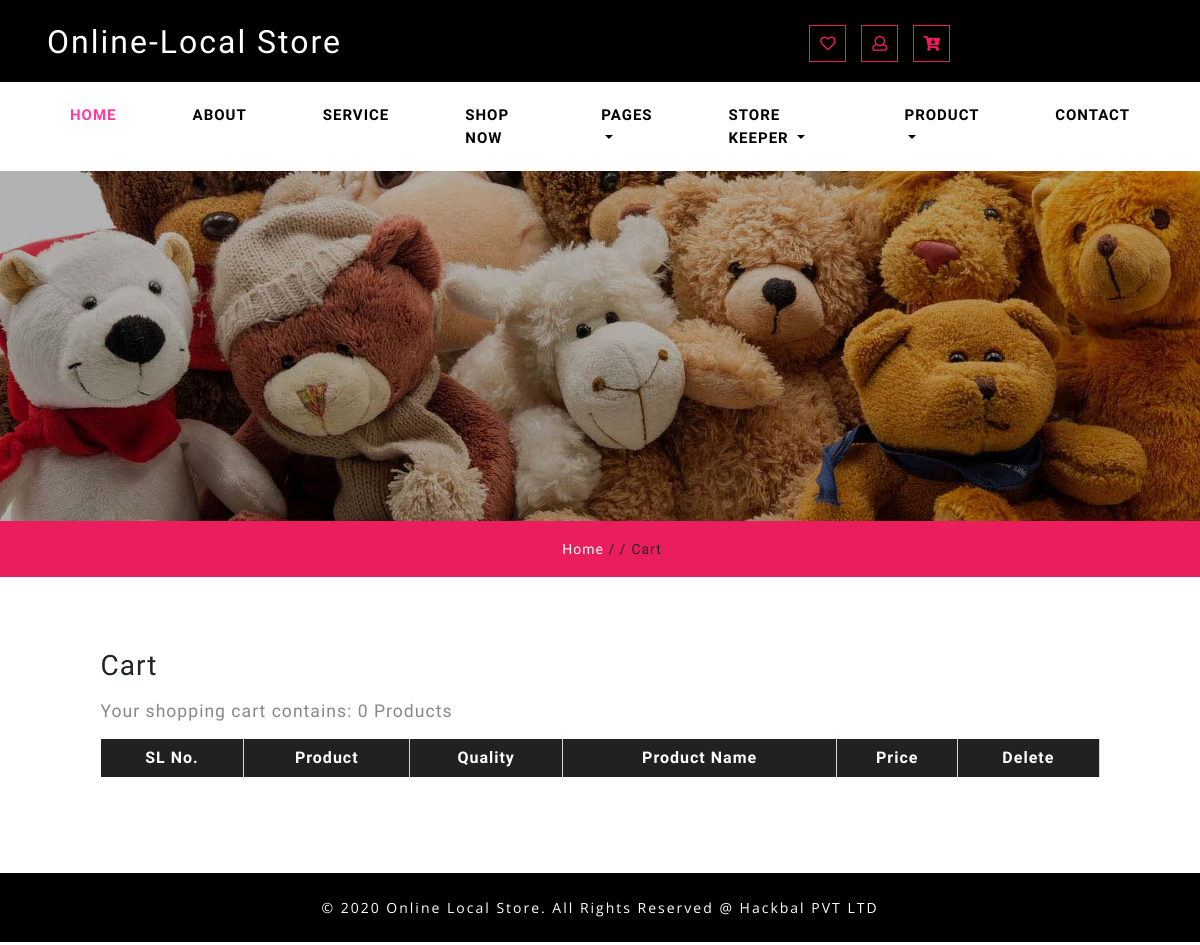
Before: /viewcart (signed in) with the older database file.
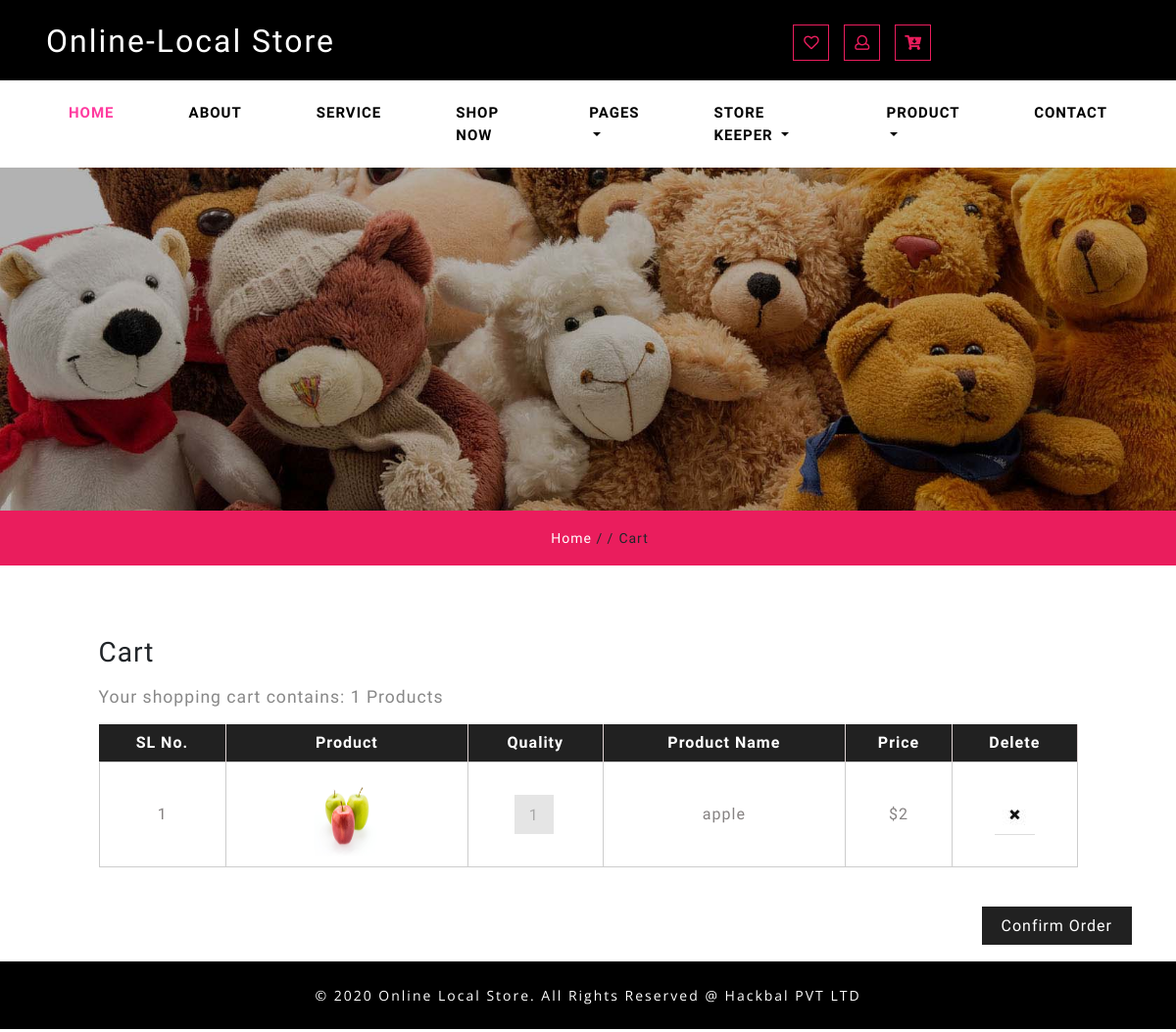
After: the same page with the newer database file.
### localShop/models.py (models this page shows)
class cart(models.Model):
	userid = models.ForeignKey(User,default=None,on_delete=models.CASCADE)
	productid = models.ForeignKey(products,default=None,on_delete=models.CASCADE)
	quantity = models.IntegerField(default=1)

### shop/models.py (models this page shows)
class products(models.Model):
	pname = models.CharField(max_length=100)
	ptype = models.CharField(max_length=10)
	description = models.TextField()
	stock = models.IntegerField()
	price  =models.IntegerField()
	img1 = models.ImageField(upload_to='localshop/pics')
	img2 = models.ImageField(upload_to='localshop/pics', default='default.jpg')
	img3 = models.ImageField(upload_to='localshop/pics', default='default.jpg')
	offer = models.BooleanField(default=False)
	isactive = models.BooleanField(default=True)
	offerprice = models.IntegerField(blank=True,null=True)
	created_at = models.DateField(auto_now_add=True)
	owner = models.ForeignKey(User,default=None,on_delete=models.CASCADE)

### localShop/views.py (the view)
# urls.py: path('viewcart', views.viewcart,name='cart_status'),
def viewcart(request):
	try:
		cartlist=cart.objects.filter(userid=request.user.id)
	except cart.DoesNotExist:
		cartlist = None
	total=0
	subtotal=[]
	if cartlist:
		for item in cartlist:
			if item.productid.offer:
				subtotal.append(item.productid.offerprice*item.quantity)
				total=total+item.productid.offerprice*item.quantity
			else:
				subtotal.append(item.productid.price*item.quantity)
				total=total+item.productid.price*item.quantity
	return render(request,"localshop/cart.html",{'cartlist':cartlist,'subtotal':subtotal,'total':total})

### template/localshop/cart.html (shortened to what this page needs)
   {% load static %}
<!DOCTYPE html>
<html lang="zxx">
   <head>
      <link href="{% static 'localshop/css/bootstrap.min.css' %}" rel="stylesheet" type="text/css" media="all">
      <link href="{% static 'localshop/css/fontawesome-all.min.css' %}" rel="stylesheet" type="text/css" media="all">
      <link rel="stylesheet" href="{% static 'localshop/css/shop.css' %}" type="text/css" />
      <link rel="stylesheet" type="text/css" href="{% static 'localshop/css/checkout.css' %}">
      <link href="{% static 'localshop/css/style.css' %}" rel='stylesheet' type='text/css' media="all">
   </head>
   <body>
        <div class="header-outs" id="home">
            <div class="container-fluid">
               <div class="hedder-up row">
                  <div class="col-lg-3 col-md-3 logo-head">
                     <h1><a class="navbar-brand" href="/">Online-Local Store</a></h1>
                  </div>
                  <div class="col-lg-5 col-md-6 search-right">
                  </div>
                  <div class="col-lg-4 col-md-3 right-side-cart">
                     <div class="cart-icons">
                        <ul>
                           <li>
                              <span class="far fa-heart"></span>
                           </li>
                           <li>
                              {% if not user.is_authenticated %}
                              <button type="button" data-toggle="modal" data-target="#exampleModal"> <span class="far fa-user"></span></button>
                              {% else %}
                              <button type="button" data-toggle="modal" data-target="#exampleModal2"> <span class="far fa-user"></span></button>
                              {% endif %}
                           </li>
                           {% if user.is_authenticated %}
                           <li class="toyscart toyscart2 cart cart box_1">
                              <a href="viewcart">
                             <button class="top_toys_cart" type="submit" name="submit" value="">
                                 <span class="fas fa-cart-arrow-down"></span>
                                 </button>
                              </a>
                           </li>
                           {% endif %}
                        </ul>
                     </div>
                  </div>
               </div>
            </div>
            <nav class="navbar navbar-expand-lg navbar-light">
               <div class="collapse navbar-collapse justify-content-center" id="navbarSupportedContent">
                  <ul class="navbar-nav ">
                     <li class="nav-item active">
                        <a class="nav-link" href="index.html">Home <span class="sr-only">(current)</span></a>
                     </li>
                     <li class="nav-item">
                        <a href="about.html" class="nav-link">About</a>
                     </li>
                     <li class="nav-item">
                        <a href="service.html" class="nav-link">Service</a>
                     </li>
                     <li class="nav-item">
                        <a href="shop.html" class="nav-link">Shop Now</a>
                     </li>
                     <li class="nav-item dropdown">
                        <a class="nav-link dropdown-toggle" href="#" id="navbarDropdown" role="button" data-toggle="dropdown" aria-haspopup="true" aria-expanded="false">
                        Pages
                        </a>
                     </li>
                     {% if user.is_authenticated and user.userProfile.is_store %}
                     <li class="nav-item dropdown">
                        <a class="nav-link dropdown-toggle" href="#" id="navbarDropdown" role="button" data-toggle="dropdown" aria-haspopup="true" aria-expanded="false">
                        Store Keeper
                        </a>
                        <div class="dropdown-menu" aria-labelledby="navbarDropdown">
                           <a class="nav-link" href="/shop/index">Home</a>
                           <a class="nav-link " href="/shop/logout">Logout out</a>
                        </div>
                     </li>
                     {% else %}
                     <li class="nav-item dropdown">
                        <a class="nav-link dropdown-toggle" href="#" id="navbarDropdown" role="button" data-toggle="dropdown" aria-haspopup="true" aria-expanded="false">
                        Store Keeper
                        </a>
                     </li>
                     {% endif %}
                     <li class="nav-item dropdown">
                        <a class="nav-link dropdown-toggle" href="#" id="navbarDropdown1" role="button" data-toggle="dropdown" aria-haspopup="true" aria-expanded="false">
                        Product
                        </a>
                     </li>
                     <li class="nav-item">
                        <a href="contact.html" class="nav-link">Contact</a>
                     </li>
                  </ul>
               </div>
            </nav>
         </div>
         <div class="inner_page-banner one-img">
         </div>
         <div class="using-border py-3">
            <div class="inner_breadcrumb  ml-4">
               <ul class="short_ls">
                  <li>
                     <a href="/">Home</a>
                     <span>/ /</span>
                  </li>
                  <li>Cart</li>
               </ul>
            </div>
         </div>
         <section class="checkout py-lg-4 py-md-3 py-sm-3 py-3">
            <div class="container py-lg-5 py-md-4 py-sm-4 py-3">
               <div class="shop_inner_inf">
                  <div class="privacy about">
                     <h3><span>Cart</span></h3>
                     <div class="checkout-right">
                        <h4>Your shopping cart contains: <span>{{  cartlist|length }}  Products</span></h4>
                        <table class="timetable_sub">
                           <thead>
                              <tr>
                                 <th>SL No.</th>
                                 <th>Product</th>
                                 <th>Quality</th>
                                 <th>Product Name</th>
                                 <th>Price</th>
                                 <th>Delete</th>
                              </tr>
                           </thead>
                          <tbody>
                              {% for pro in cartlist %}
                              {% for subt in subtotal %}
                        {% if forloop.counter == forloop.parentloop.counter %}
                              <tr class="">
                                 <td class="invert">{{  forloop.parentloop.counter }}</td>
                                 <td class="invert-image"><a href="single.html"><img height="92" width="91" src="{{ pro.productid.img1.url}}" alt=" " class="img-responsive"></a></td>
                                 <td class="invert">
                                    <div class="quantity">
                                       <div class="quantity-select">
                                          <div class="entry value"><span>{{ pro.quantity }}</span></div>
                                       </div>
                                    </div>
                                 </td>
                                 <td class="invert">{{ pro.productid.pname }}</td>
                                 <td class="invert">${{ subt }}</td>
                                 <td class="invert"><img src="{% static 'localshop/images/close_1.jpg' %}" href="#" id="removecart" data-id="{{pro.productid.id}}" class="remove-from-cart rem"></a></td>
                              </tr>
                               {% endif %}
                        {% endfor %}
                               {% endfor %}
                           </tbody>
                        </table>
                     </div>
                  </div>
               </div>
               <div class="checkout-right-basket">
                           {% if cartlist  %}
                              <a href="checkout">Confirm Order</a>
                              {% endif %}
                           </div><br>
            </div>
      </section>
      <footer class="py-lg-4 py-md-3 py-sm-3 py-3 text-center">
         <div class="copy-agile-right">
            <p>
               © 2020 Online Local Store. All Rights Reserved @ Hackbal PVT LTD
            </p>
         </div>
      </footer>
   </body>
</html>

### static/localshop/css/checkout.css (style rules this page uses)
body a { transition: 0.5s all; -webkit-transition: 0.5s all; -o-transition: 0.5s all; -moz-transition: 0.5s all; -ms-transition: 0.5s all; }
table.timetable_sub { width: 100%; margin: 0 auto; }
.timetable_sub thead { background: #004284; }
.timetable_sub th { background: #212121; color: #fff !important; text-transform: capitalize; font-size: 13px; border-right: 1px solid #ded2d2; }
.timetable_sub th, .timetable_sub td { text-align: center; padding: 7px; font-size: 16px; color: #868282; }
.timetable_sub td { border: 1px solid #CDCDCD; }
td.invert-image a img { width: 30%; margin: 0 auto; }
.rem { position: relative; }
.value { cursor: default; width: 40px; height: 40px; padding: 8px 0px; color: #A9A9A9; line-height: 24px; border: 1px solid #E5E5E5; background-color: #E5E5E5; text-align: center; display: inline-block; margin-right: 3px; }
.checkout-right h4, .address_form h4 { font-size: 1.1em; margin: 1em 0; letter-spacing: 1px; color: #888; }
.checkout-right-basket { float: right; margin: 3em 0em; }
.checkout-right-basket a { padding: 10px 20px; color: #fff; font-size: 1em; background: #212121; text-decoration: none; }
.checkout { padding: 5em 0; }

### static/localshop/css/style.css (style rules this page uses)
html, body { padding: 0; margin: 0; background: #fff; letter-spacing: 1px; font-family: 'Sunflower', sans-serif; }
body a { outline: none; transition: 0.5s all; -webkit-transition: 0.5s all; -moz-transition: 0.5s all; -o-transition: 0.5s all; -ms-transition: 0.5s all; text-decoration: none; }
h1, h2, h3, h4, h5, h6 { margin: 0; padding: 0; font-family: 'Sunflower', sans-serif; letter-spacing: 1px; }
p { margin: 0; padding: 0; letter-spacing: 1px; font-family: 'Open Sans', sans-serif; }
ul { margin: 0; padding: 0; list-style-type: none; }
.header-outs { position:relative; }
h1 a.navbar-brand { font-size:32px; color: #fff !important; text-transform:capitalize; font-weight: 400; letter-spacing: 2px; margin: 0px; }
.hedder-up { background: #000; }
.search-right,.right-side-cart { margin-top: 9px; }
.info-top-grid,nav.navbar.navbar-expand-lg.navbar-light { background:rgba(255, 255, 255, 0.7); }
.hedder-up,.info-top-grid,nav.navbar.navbar-expand-lg.navbar-light { padding: 1em 3em; }
.cart-icons ul li button { padding: 0px; background:rgba(255, 255, 255, 0); border: none; cursor: pointer; outline:none; }
.navbar-light .navbar-nav .nav-link { color: #000; font-size: 15px; letter-spacing: 2px; text-transform: uppercase; font-weight:600; padding: 10px 38px; transition: 0.5s all; -webkit-transition: 0.5s all; -moz-transition: 0.5s all; -o-transition: 0.5s all; -ms-transition: 0.5s all; }
nav.navbar.navbar-expand-lg.navbar-light { padding: 1em 0em; }
.navbar-light .navbar-nav .active>.nav-link, .navbar-light .navbar-nav .nav-link.active, .navbar-light .navbar-nav .nav-link.open, .navbar-light .navbar-nav .open>.nav-link { color:#ff3b9f; }
.one-img { background: url(../images/b1.jpg)no-repeat center; }
a { text-decoration: none; }
.inner_page-banner { text-align: center; background: url(../images/b2.jpg) no-repeat center; background-size: cover; -webkit-background-size: cover; -moz-background-size: cover; -o-background-size: cover; -ms-background-size: cover; min-height: 350px; }
ul.short_ls li a { color: #ffffff; text-decoration: none; }
ul.short_ls li { list-style: none; display: inline-block; letter-spacing: 1px; font-size: 14px; }
.using-border { width: 100%; border: none; background:#ea1d5d; text-align: center; }
.icons ul li,.cart-icons ul li,.icons-social ul li { display: inline-block; }
.icons ul li a,.cart-icons ul li { color: #fff; }
.icons ul li a span ,.cart-icons ul li span,.icons-social ul li span { font-size: 15px; border: 1px solid ; letter-spacing: 0px; width: 37px; height: 37px; line-height: 35px; text-align: center; margin: 0px 5px; color:#ea1d5d; transition: 0.5s all; -webkit-transition: 0.5s all; transition: 0.5s all; -moz-transition: 0.5s all; }
.shop_inner_inf { width: 90%; margin: 0 auto; }
footer { background:#000; }
.copy-agile-right p { letter-spacing: 2px; font-size: 14px; color:#fff; }
@media (max-width:1366px) { .hedder-up, .info-top-grid, nav.navbar.navbar-expand-lg.navbar-light { padding: 1em 2em; } }
@media (max-width:1366px) { .navbar-light .navbar-nav .nav-link { letter-spacing: 1px; padding: 6px 38px; } }

Changed rows visible on the page:
added cart: productid.img1 (picture), quantity "1", productid.pname "apple", subtotal "2"
Other visible differences:
{{ cartlist|length }}: "0" → "1"
text now shown: "Confirm Order"
